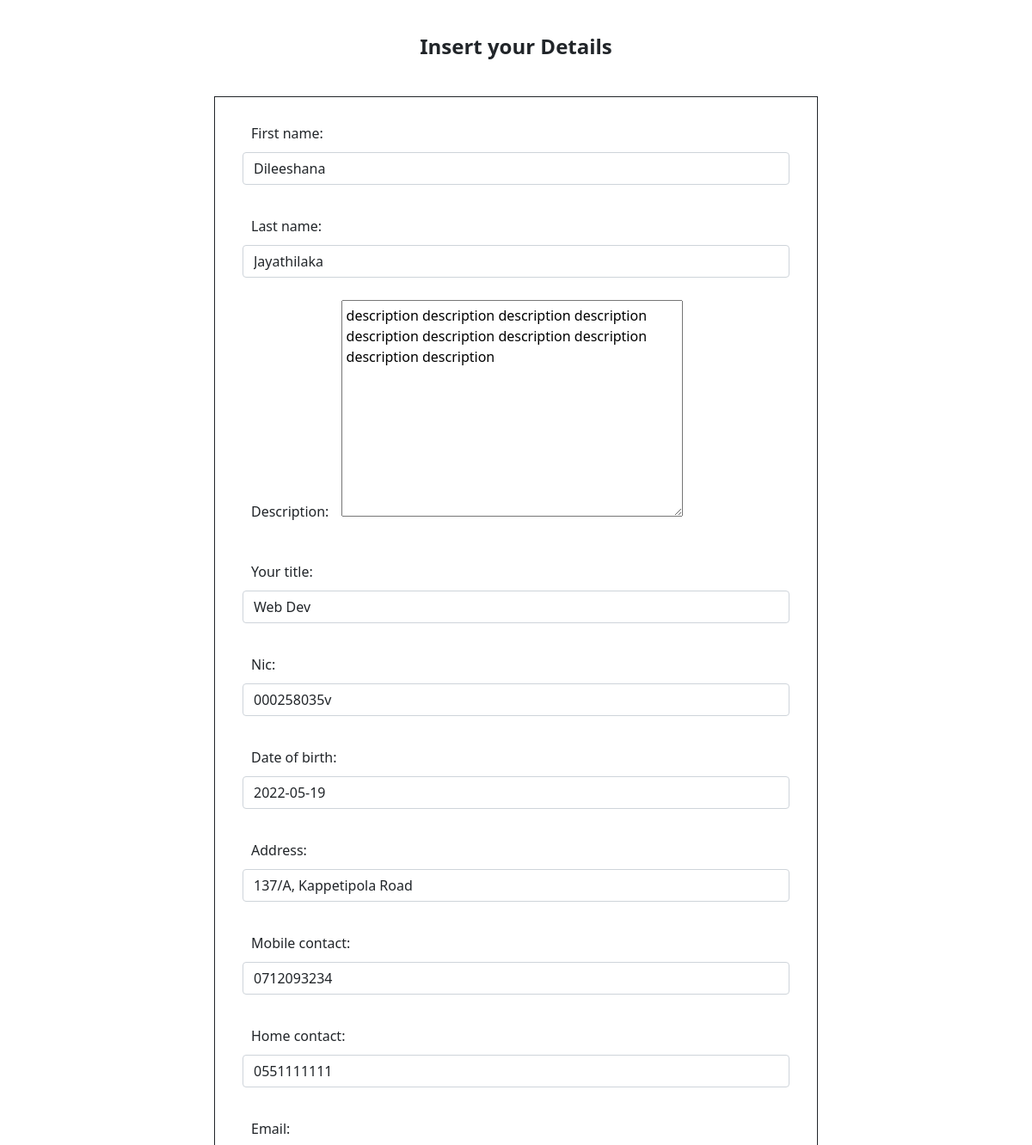
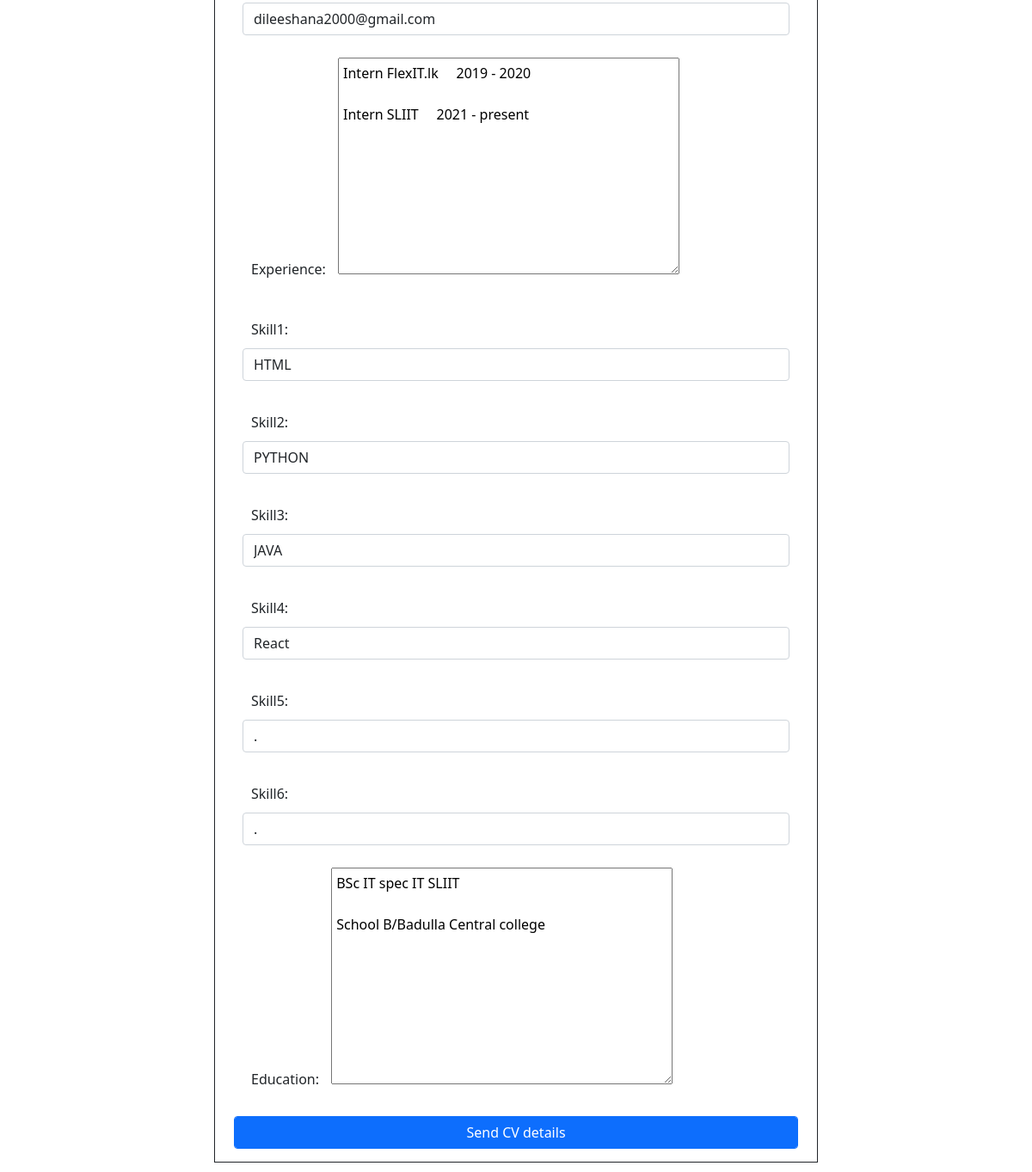
Page /updatecv/11/ on the committed database (2 pictures, top to bottom).
### CVgenr/models.py (models this page shows, shortened)
class Cvdetails(models.Model):
    first_name = models.CharField(max_length=100, null=True)
    last_name = models.CharField(max_length=100, null=True)
    description = models.TextField(null=True)
    your_title = models.CharField(max_length=500, blank=True, null=True)
    nic = models.CharField(max_length=20, null=True)
    date_of_birth = models.DateField(max_length=20, null=True)
    address = models.CharField(max_length=100, null=True)
    mobile_contact = models.CharField(max_length=10, null=True)
    home_contact = models.CharField(max_length=10, null=True)
    email = models.CharField(max_length=100, null=True)
    experience = models.TextField(null=True)
    skill1 = models.CharField(max_length=50, null=True)
    skill2 = models.CharField(max_length=50, null=True)
    skill3 = models.CharField(max_length=50, null=True)
    skill4 = models.CharField(max_length=50, null=True)
    skill5 = models.CharField(max_length=50, null=True)
    skill6 = models.CharField(max_length=50, null=True)
    education = models.TextField(null=True)
    date_created = models.DateTimeField(auto_now_add=True, null=True)

### CVgenr/views.py (the view)
# urls.py: path('updatecv/<str:pk>/', views.updatecv, name="updatecv"),
def updatecv(request, pk):
    cvdata = Cvdetails.objects.get(id=pk)
    form = CvDetailsForm(instance = cvdata)
    if request.method == 'POST':
        form = CvDetailsForm(request.POST, instance = cvdata)
        if form.is_valid():
            form.save()
            return redirect('/button')
    context = {'form':form}
    return render(request, 'CVpages/dilcvcreate.html', context)

### CVgenr/forms.py
class CvDetailsForm(ModelForm):
    class Meta:
        model = Cvdetails
        fields = '__all__'

### CVdemo/context_processors.py (called while the page is built)
def project_context(request):
    context = {
        'me':User.objects.first(),
    }
    return context

### CVgenr/templates/CVpages/dilcvcreate.html (shortened to what this page needs)
{% load static %}
<!DOCTYPE html>
<html lang="en">
<head>
    <link href="https://cdn.jsdelivr.net/npm/bootstrap@5.0.2/dist/css/bootstrap.min.css" rel="stylesheet">
    <link rel="stylesheet" type="text/css" href="{% static '/css/style.css' %}">
</head>
<body>
    <div class="row">
        <div class="col">
            <center>
                <h4><b> Insert your Details </b></h4>
            </center>
        </div>
    </div>
    <div class="container">
        <form action="" method="POST">
            {{form.as_p}}
            <input type="submit" name="Submit" value="Send CV details" class="btn btn-primary">
        </form>
    </div>
</body>
</html>

### static/css/style.css (style rules this page uses)
* { margin: 5px; padding: 5px; }
.container { width: 60%; border: 1px solid; }

### CVgenr/templates/CVpages/dilcvcreate.html (style rules this page uses)
* { margin: 5px; padding: 5px; }
.container { width: 60%; border: 1px solid; }

### rows in the picture
Cvdetails: first_name "Dileeshana", last_name "Jayathilaka", description "description description description description description description description description description description", your_title "Web Dev", nic "000258035v", date_of_birth "2022-05-19", address "137/A, Kappetipola Road", mobile_contact "0712093234", home_contact "0551111111", email "dileeshana2000@gmail.com", experience "Intern FlexIT.lk 2019 - 2020 Intern SLIIT 2021 - present", skill1 "HTML", skill2 "PYTHON", skill3 "JAVA", skill4 "React", skill5 ".", skill6 ".", education "BSc IT spec IT SLIIT School B/Badulla Central college"
